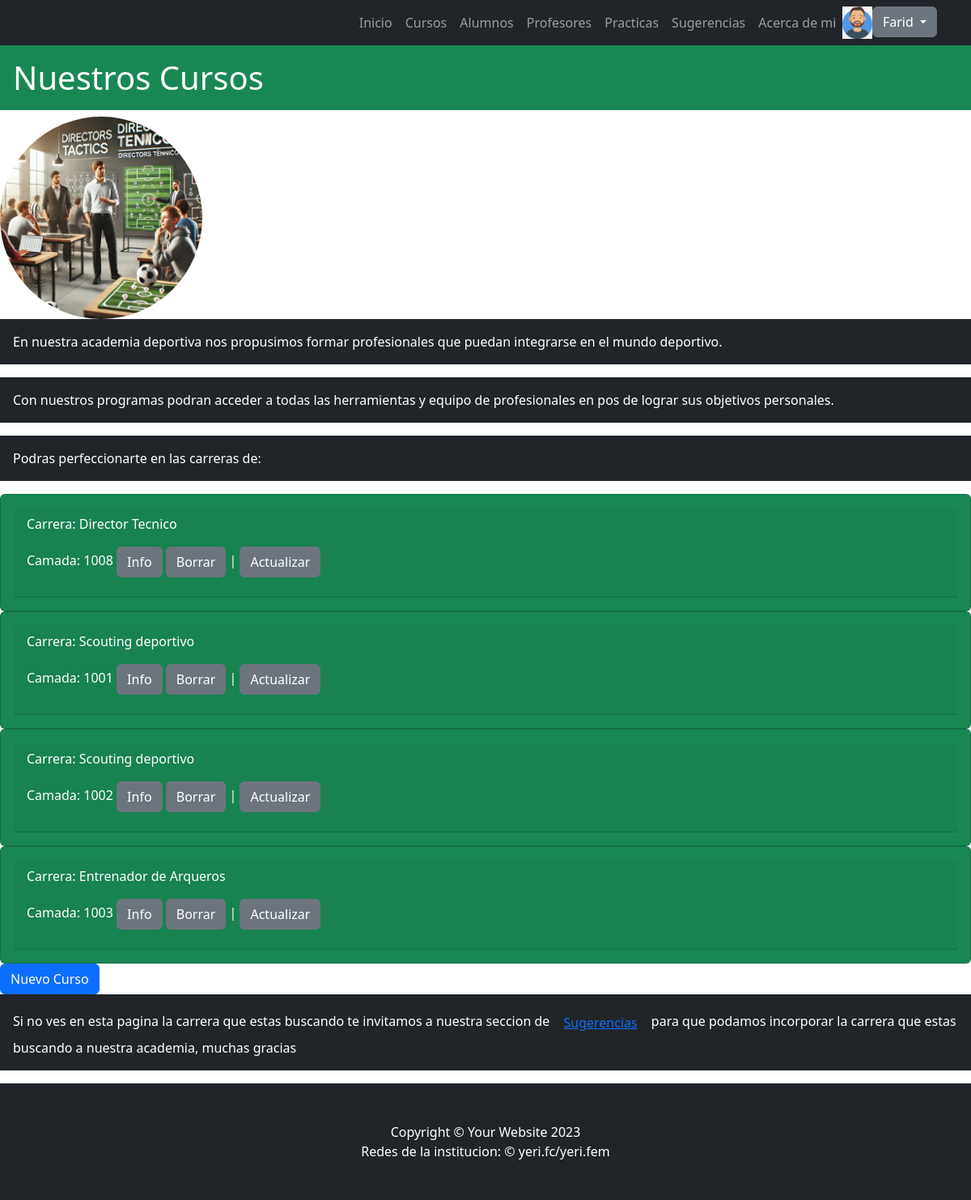
Before: /curso/listar (signed in) with the older database file.
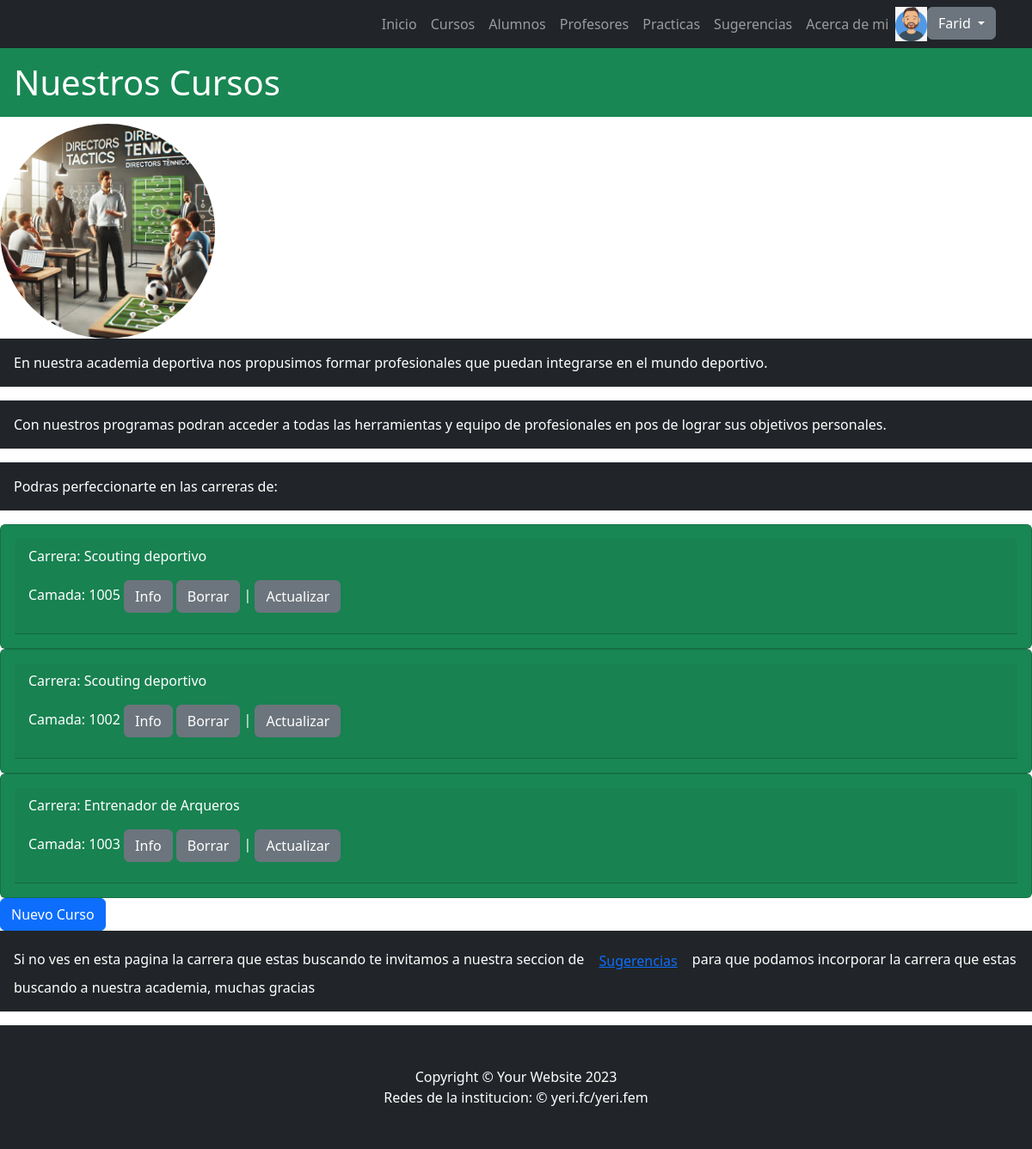
After: the same page with the newer database file.
### users/models.py (models this page shows, shortened)
class Avatar(models.Model):
    user = models.OneToOneField(User, on_delete=models.CASCADE, blank=True, null=True)
    imagen = models.ImageField(upload_to="avatares", blank=True, null=True)

### Appyeri/models.py (models this page shows)
class Curso(models.Model):
    nombre = models.CharField(max_length=40)
    camada = models.IntegerField()
    descripcion = models.TextField(max_length=10000, blank=True, null=True)

### Appyeri/views.py (the view)
# urls.py: path('curso/listar', views.CursoListView.as_view(), name='ListarCursos'),
class CursoListView(LoginRequiredMixin, ListView):
    model = Curso
    context_object_name= "Cursos"
    template_name= "Appyeri/lista_cursos.html"

### Appyeri/templates/appyeri/lista_cursos.html
{% extends 'Appyeri/base.html' %}
{% load static %}
{% block lista_cursos %}
    <h1 class="text-bg-success p-3">Nuestros Cursos</h1>
    <img class="img-fluid rounded-circle" src="{% static 'appyeri/assets/img/08.jpg'%}" width=250 alt="..." />
    <p class="text-bg-dark p-3" class="lead">En nuestra academia deportiva nos propusimos formar profesionales que puedan integrarse en el mundo deportivo.</p>
    <p class="text-bg-dark p-3" class="mb-0">Con nuestros programas podran acceder a todas las herramientas y equipo de profesionales en pos de lograr sus objetivos personales.</p>
    <p class="text-bg-dark p-3" class="mb-0">Podras perfeccionarte en las carreras de: </p>
    {% for curso in Cursos %}
    <table>
    <div class="card text-bg-success p-3" style="max max-width: 50rem;" >
        <div class="card-header" >
    <p>Carrera: {{curso.nombre}}
    <p>Camada: {{curso.camada}}
        <a class="btn btn-secondary" href="{% url 'DetalleCurso' curso.pk %}">Info</a>
    {%if request.user.is_superuser %}
    <a class="btn btn-secondary" href="{% url 'BorrarCurso' curso.pk %}">Borrar</a>
    {% endif %}
    |
    {% if request.user.is_staff %}
    <a class="btn btn-secondary" href="{% url 'ActualizarCurso' curso.pk %}">Actualizar</a>
    {% endif %}
    {% endfor %}
        </div>
    </div>
    {%if request.user.is_staff%}
    <a class="btn btn-primary" href="{% url 'AgregarCurso'%}">Nuevo Curso</a>
    {% endif %}
    <table>
    <p class="text-bg-dark p-3" class="mb-0">Si no ves en esta pagina la carrera que estas buscando te invitamos a nuestra seccion de <a class="btn btn-link" href="{% url 'Sugerencias'%}">Sugerencias</a> para que podamos incorporar la carrera que estas buscando a nuestra academia, muchas gracias</p>
{% endblock lista_cursos %}

### Appyeri/templates/appyeri/base.html (shortened to what this page needs)
<!DOCTYPE html>
{% load static %}
<html lang="en">
    <head>
        <link href="{% static 'appyeri/css/styles.css' %}" rel="stylesheet" />
    </head>
    <body>
        <nav class="navbar navbar-expand-lg navbar-dark bg-dark">
            <div class="container">
                <div class="collapse navbar-collapse" id="navbarSupportedContent">
                    <ul class="navbar-nav ms-auto mb-2 mb-lg-0">
                        <li class="nav-item"><a class="nav-link" href="{% url 'Inicio'%}">Inicio</a></li>
                        <li class="nav-item"><a class="nav-link" href="{% url 'ListarCursos'%}">Cursos</a></li>
                        <li class="nav-item"><a class="nav-link" href="{% url 'ListarAlumnos'%}">Alumnos</a></li>
                        <li class="nav-item"><a class="nav-link" href="{% url 'ListarProfesores'%}">Profesores</a></li>
                        <li class="nav-item"><a class="nav-link" href="{% url 'Practicas'%}">Practicas</a></li>
                        <li class="nav-item"><a class="nav-link" href="{% url 'Sugerencias' %}">Sugerencias</a></li>
                        <li class="nav-item"><a class="nav-link" href="{% url 'About' %}">Acerca de mi</a></li>
                            {% if request.user.is_authenticated %}
                            <img src="{{request.user.avatar.imagen.url}}" alt="" height="40px">
                    <div class="dropdown">
                        <button class="btn btn-secondary dropdown-toggle" type="button" id="dropdownMenuButton1" data-bs-toggle="dropdown" aria-expanded="false">
                            {{ request.user.username }}
                        </button>
                    </div>
                {% endif %}
                          </div>
                </div>
        </nav>
        {% block lista_cursos %}
        {% endblock lista_cursos %}
        <footer class="py-5 bg-dark">
            <div class="container"><p class="m-0 text-center text-white">Copyright &copy; Your Website 2023</p></div>
            <div class="container"><p class="m-0 text-center text-white">Redes de la institucion: &copy; yeri.fc/yeri.fem</p></div>
        </footer>
    </body>
</html>

Changed rows visible on the page:
removed Curso: nombre "Director Tecnico", camada "1008"
changed Curso (number 1 of 3 on the later page): camada "1001" → "1005"
